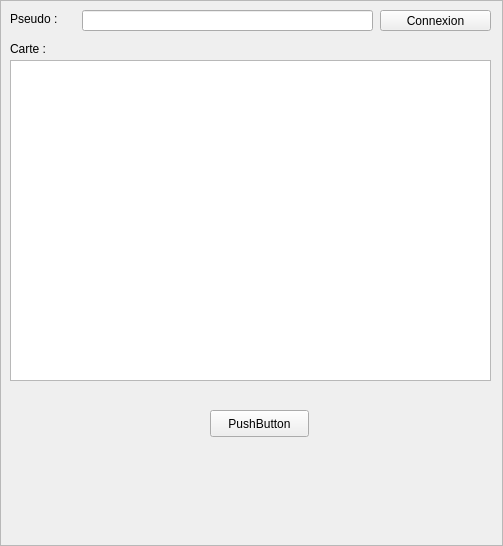
<?xml version="1.0" encoding="UTF-8"?>
<ui version="4.0">
 <class>Frame</class>
 <widget class="QFrame" name="Frame">
  <property name="geometry">
   <rect>
    <x>0</x>
    <y>0</y>
    <width>503</width>
    <height>546</height>
   </rect>
  </property>
  <property name="windowTitle">
   <string>Frame</string>
  </property>
  <property name="frameShape">
   <enum>QFrame::StyledPanel</enum>
  </property>
  <property name="frameShadow">
   <enum>QFrame::Raised</enum>
  </property>
  <widget class="QLineEdit" name="lineEdit">
   <property name="geometry">
    <rect>
     <x>82</x>
     <y>10</y>
     <width>291</width>
     <height>21</height>
    </rect>
   </property>
  </widget>
  <widget class="QLabel" name="label">
   <property name="geometry">
    <rect>
     <x>10</x>
     <y>10</y>
     <width>61</width>
     <height>17</height>
    </rect>
   </property>
   <property name="text">
    <string>Pseudo :</string>
   </property>
  </widget>
  <widget class="QPushButton" name="pushButton">
   <property name="geometry">
    <rect>
     <x>380</x>
     <y>10</y>
     <width>111</width>
     <height>21</height>
    </rect>
   </property>
   <property name="text">
    <string>Connexion</string>
   </property>
  </widget>
  <widget class="QLabel" name="label_2">
   <property name="geometry">
    <rect>
     <x>10</x>
     <y>40</y>
     <width>51</width>
     <height>17</height>
    </rect>
   </property>
   <property name="text">
    <string>Carte :</string>
   </property>
  </widget>
  <widget class="QTableWidget" name="tableWidget">
   <property name="geometry">
    <rect>
     <x>10</x>
     <y>60</y>
     <width>481</width>
     <height>321</height>
    </rect>
   </property>
  </widget>
  <widget class="QPushButton" name="pushButton_2">
   <property name="geometry">
    <rect>
     <x>210</x>
     <y>410</y>
     <width>99</width>
     <height>27</height>
    </rect>
   </property>
   <property name="text">
    <string>PushButton</string>
   </property>
  </widget>
 </widget>
 <resources/>
 <connections/>
</ui>
